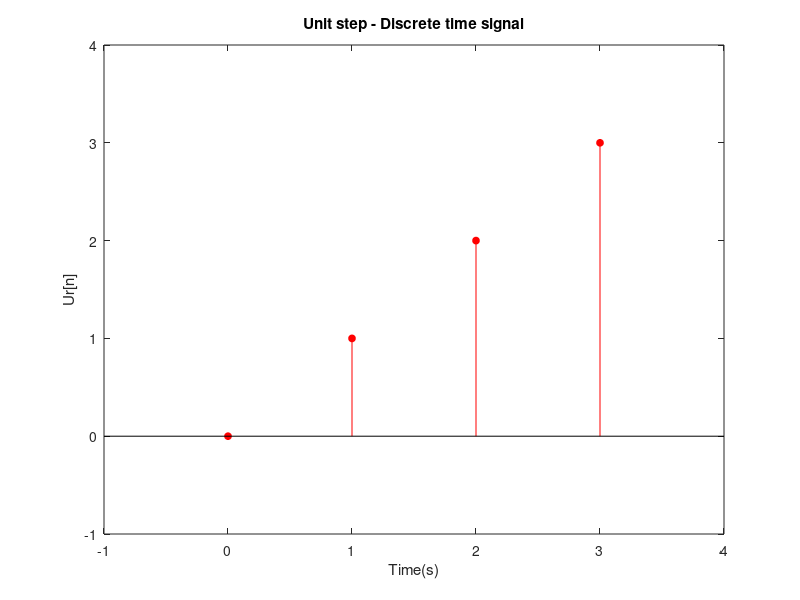

This figure's MATLAB source:
clear all;
close all;
clc;

n = 0 : 3;

unitstep = n >= 0;
unitRamp = n.*unitstep;

subplot(1, 1, 1);
stem(n, unitRamp, 'r', 'filled','MarkerSize', 5);
xlabel('Time(s)');
ylabel('Ur[n]');
title('Unit step - Discrete time signal');
xlim([-1, 4]);
ylim([-1, 4]);